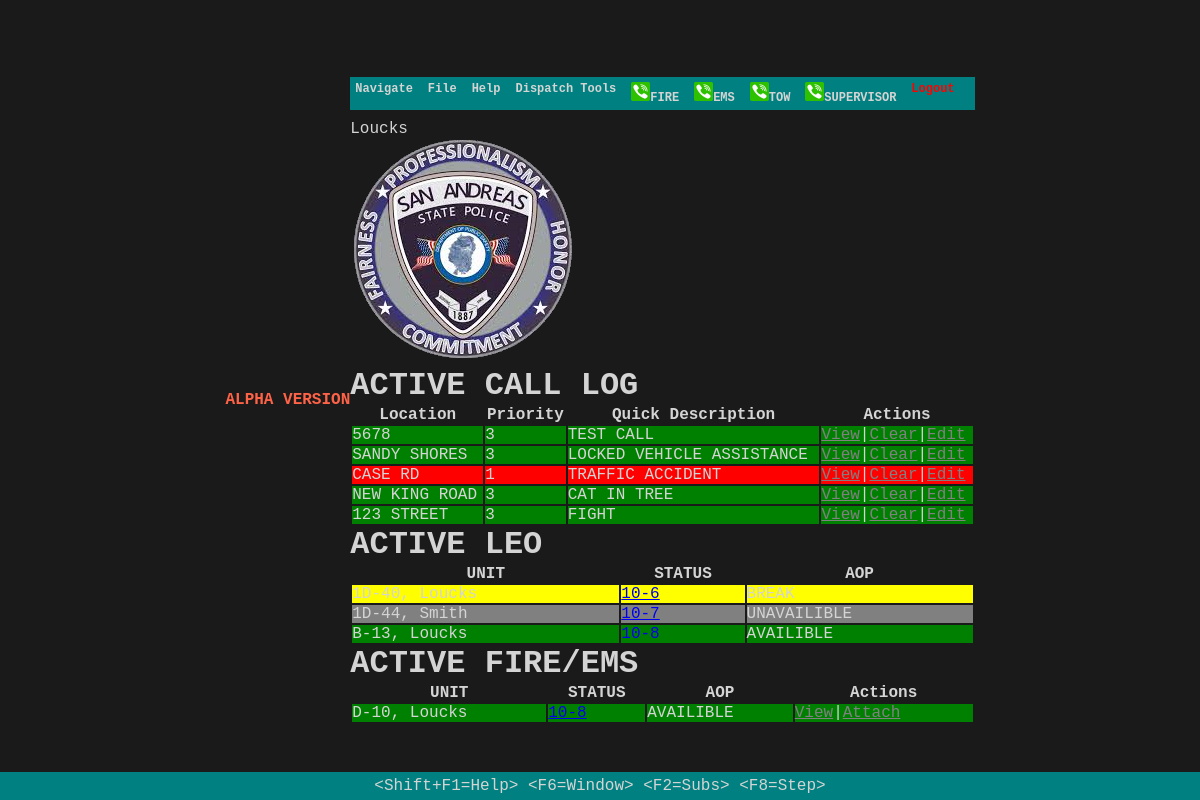
Before: /dispatchdashboard (signed in) with the older database file.
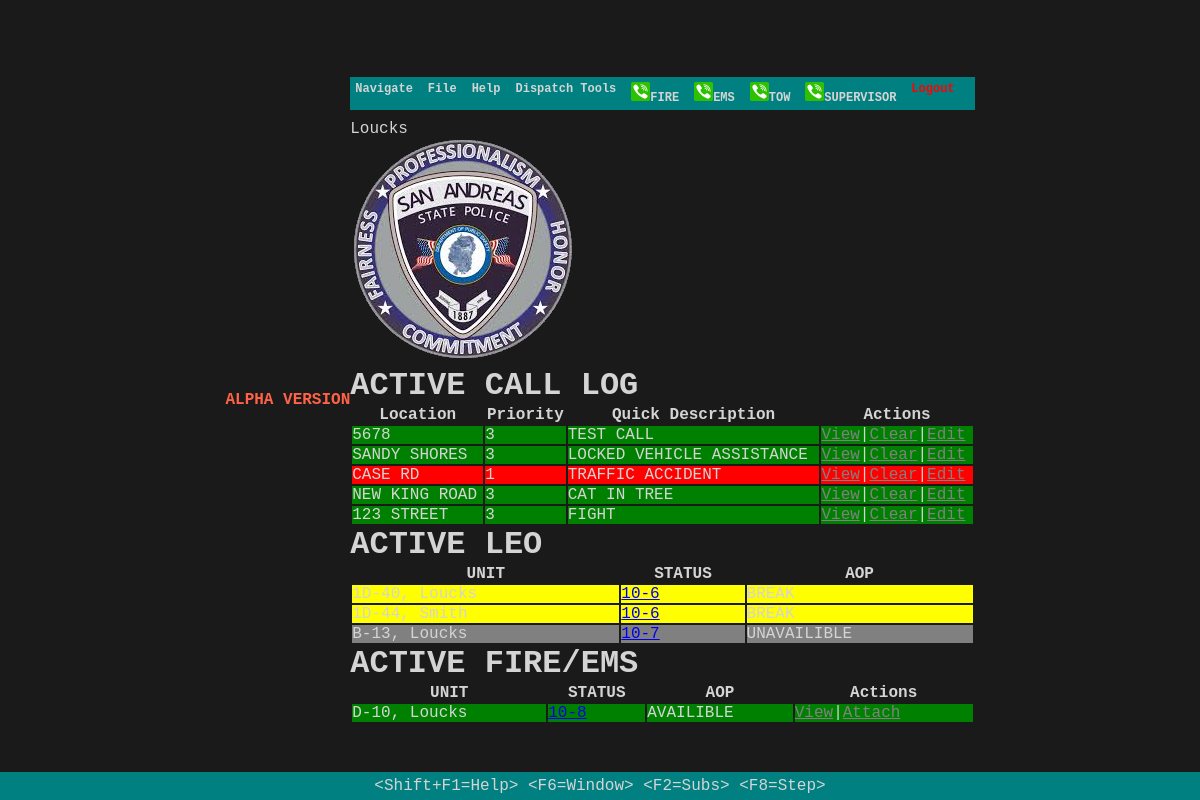
After: the same page with the newer database file.
### patriot_cadapp/models.py (models this page shows, shortened)
class User(models.Model):
    last_name=models.CharField(max_length=255, default="")
    aop=models.CharField(max_length= 255,default="" )
    status=models.CharField(max_length=255, default="")
    email = models.CharField(max_length=45)
    password = models.CharField(max_length=255)
    badge = models.CharField(max_length=255)
    created_at = models.DateTimeField(auto_now_add=True)
    updated_at = models.DateTimeField(auto_now=True)
    objects =UserManager()

### patriot_cadapp/views.py (the view)
# urls.py: path("dispatchdashboard", views.dispatchdashboard),
def dispatchdashboard(request):
    if 'loggedUser' not in request.session:
            messages.error(request, "Log in to view page please.")
            return redirect("/login")
    loggedUser = Dispatcher.objects.get(id=request.session['loggedUser'])
    context={
        'loggedUser':loggedUser,
        'officers':User.objects.all(),
        'dispatch' :Call.objects.all(),
        'fire' : Fire.objects.all()
    }
    return render(request, "dispatchdashboard.html",context)

### patriot_cadapp/templates/dispatchdashboard.html (shortened to what this page needs)
<!DOCTYPE html>
<html>
<head>
    {% load static %}
	<link rel="stylesheet" href="{% static '/dos.css' %}">
	<link rel="stylesheet" href="//code.jquery.com/ui/1.12.1/themes/base/jquery-ui.css">
</head>
<body>
	<h4 style="color: tomato;">ALPHA VERSION</h4>
	<div class="screen">
		<div class="menubar">
			<div class="menu-item">Navigate
			</div>
			<div class="menu-item">File
			</div>
			<div class="menu-item">Help
            </div>
            <div class="menu-item">Dispatch Tools
			</div>
			<div class="menu-item"><img src="{% static 'phone1.png' %}"/>FIRE</div>
			<div class="menu-item"><img src="{% static 'phone1.png' %}"/>EMS</div>
			<div class="menu-item"><img src="{% static 'phone1.png' %}"/>TOW</div>
			<div class="menu-item"><img src="{% static 'phone1.png' %}"/>SUPERVISOR</div>
			<div class="right">
				<div class="menu-item"><a href="/logout" style="color: red;">Logout</a></div>
			</div>
		</div>
		{{loggedUser.badge}} {{loggedUser.last_name}}
		<div class="content2 column center center-x">
			<div class="img">
			<img src="{% static 'badge.png' %}"/>
		</div>
		<h1>ACTIVE CALL LOG</h1>
		<table style="width:100%">
			<tr>
				<th>Location</th>
				<th>Priority</th>
				<th>Quick Description</th>
				<th>Actions</th>
			</tr>
			{% for d in dispatch %}
			{% if d.code == 1 %}
				<tr style="background-color: red;">
					<td> {{d.location}}</td>
					<td>{{d.code}}</td>
					<td>{{d.description}}</td>
					<td><a href="/viewlog/{{d.id}}" style="color:gray;">View</a>|<a href="clearcall/{{d.id}}" style="color :gray">Clear</a>|<a href="editcall/{{d.id}}" style="color :gray">Edit</a></td>
				</tr>
			{% elif d.code == 3 %}
				<tr style="background-color: green;">
					<td> {{d.location}}</td>
					<td>{{d.code}}</td>
					<td>{{d.description}}</td>
					<td><a href="/viewlog/{{d.id}}" style="color: grey;">View</a>|<a href="clearcall/{{d.id}}" style="color :gray">Clear</a>|<a href="editcall/{{d.id}}" style="color :gray">Edit</a></td></td>
				</tr>
			{% endif %}
			{% endfor %}
		</table>
			<h1>ACTIVE LEO</h1>
		<table style="width:100%"style="display: inline-block;" style="width: 50px;">
			<tr >
				<th>UNIT</th>
				<th>STATUS</th>
				<th>AOP</th>
			</tr>
			{% for o in officers%}
			{%if o.status == "10-8" %}
			<tr style="background-color: green;">
				<td>{{o.badge}}, {{o.last_name}}</td>
				<td><a href="statusdispatch/{{o.id}}" style="text-decoration: none;">{{o.status}}</a></td>
				<td>AVAILIBLE</td>
			</tr>
			{%elif o.status == "10-6"%}
			<tr style="background-color: yellow;">
				<td>{{o.badge}}, {{o.last_name}}</td>
				<td><a href="statusdispatch/{{o.id}}">{{o.status}}</a></td>
				<td>BREAK</td>
			</tr>
			{%elif o.status == "10-7"%}
			<tr style="background-color: gray;">
				<td>{{o.badge}}, {{o.last_name}}</td>
				<td><a href="statusdispatch/{{o.id}}">{{o.status}}</a></td>
				<td>UNAVAILIBLE</td>
			</tr>
			{%endif%}
			{%endfor%}
        </table>
    <h1>ACTIVE FIRE/EMS</h1>
<table style="width:100%" style="display: inline-block;" style="width: 50px;">
    <tr >
        <th>UNIT</th>
        <th>STATUS</th>
        <th>AOP</th>
        <th>Actions</th>
    </tr>
    {% for f in fire%}
    {%if f.status == "10-8" %}
    <tr style="background-color: green;">
        <td>{{f.badge}}, {{f.last_name}}</td>
        <td><a href="status/{{f.id}}">{{f.status}}</a></td>
        <td>AVAILIBLE</td>
        <td><a href="#" style="color: grey;">View</a>|<a href="/add/{{" style="color: grey;">Attach</a></td>
    </tr>
    {%endif%}
    {%endfor%}
</table>
		</div>
		<div class="footer">
			<p>&lt;Shift+F1=Help&gt; &lt;F6=Window&gt; &lt;F2=Subs&gt; &lt;F8=Step&gt;</p>
		</div>
	</div>
</body>
</html>

Changed rows visible on the page:
changed User "Smith": status "10-7" → "10-6"; status "UNAVAILIBLE" → "BREAK"
changed User (number 3 of 3 on the later page): status "10-8" → "10-7"; status "AVAILIBLE" → "UNAVAILIBLE"
